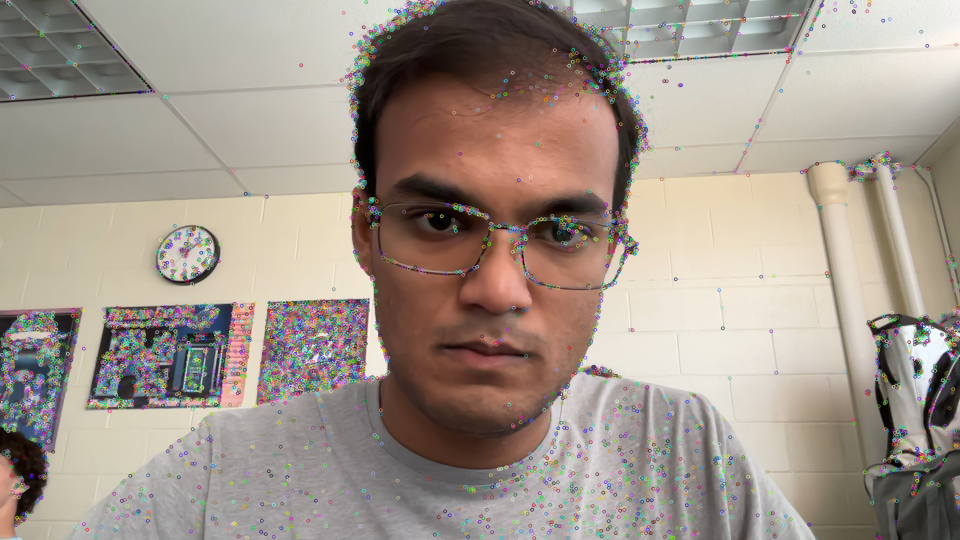
#> input picture fast_true.png, 1920 x 1080 px, given in place of the camera (shown at 1/2 size)
$ python vis2.py
#> lines starting #> are read from the running program, lines starting #| are printed output that depends on the picture; after the words box and inside, x2 and y2 are one past the last pixel; in counts of white or black regions, pixels touching at a corner belong together
import cv2
import numpy as np
import time
from collections import deque


class VisualOdometry:
    def __init__(
        self,
        max_corners=500,
        quality_level=0.3,
        min_distance=7,
        block_size=7,
        win_size=(100, 100),
        max_level=8,
        criteria=(cv2.TERM_CRITERIA_EPS | cv2.TERM_CRITERIA_COUNT, 10, 0.03),
        motion_scale=0.2,
    ):
        # Parameters for Shi-Tomasi corner detection
        self.feature_params = dict(
            maxCorners=max_corners,
            qualityLevel=quality_level,
            minDistance=min_distance,
            blockSize=block_size,
        )
        # Parameters for Lucas-Kanade optical flow
        self.lk_params = dict(
            winSize=win_size,
            maxLevel=max_level,
            criteria=criteria,
        )

        self.motion_scale = motion_scale
        self.prev_gray = None
        self.prev_points = None
        self.position = np.zeros(2, dtype=float)

    def reset_features(self, gray_frame):
        """Reinitialize feature points on the given grayscale frame."""
        self.prev_points = cv2.goodFeaturesToTrack(gray_frame, mask=None, **self.feature_params)

    def process(self, frame):
        """
        Process a frame to update the position estimate.

        Args:
            frame (np.ndarray): BGR or grayscale image.

        Returns:
            np.ndarray: Current x,y position.
            np.ndarray: Last computed velocity vector.
            dict: Additional visualization data
        """
        # Ensure grayscale
        gray = frame if frame.ndim == 2 else cv2.cvtColor(frame, cv2.COLOR_BGR2GRAY)

        # First-time initialization
        if self.prev_gray is None:
            self.prev_gray = gray
            self.reset_features(gray)
            return self.position.copy(), np.zeros(2), {'points': None}

        velocity = np.zeros(2)
        viz_data = {'points': None}

        if self.prev_points is None or len(self.prev_points) == 0:
            self.reset_features(gray)
        else:
            # Track features
            next_pts, status, _ = cv2.calcOpticalFlowPyrLK(
                self.prev_gray, gray, self.prev_points, None, **self.lk_params
            )
            if next_pts is not None and status is not None:
                # Flatten points to shape (N,2)
                mask = status.flatten() == 1
                good_old = self.prev_points[mask].reshape(-1, 2)
                good_new = next_pts[mask].reshape(-1, 2)

                # Store points for visualization
                viz_data['points'] = (good_old, good_new)

                if good_new.size and good_old.size:
                    motion = good_new - good_old
                    # Compute robust velocity
                    vel = (
                        np.median(motion, axis=0)
                        if len(motion) >= 5
                        else np.mean(motion, axis=0)
                    )
                    # Negative because camera moves opposite to scene motion
                    velocity = vel
                    self.position -= velocity * self.motion_scale

                # Refresh or continue tracking
                if len(good_new) > 10:
                    self.prev_points = good_new.reshape(-1, 1, 2)
                else:
                    self.reset_features(gray)
            else:
                self.reset_features(gray)

        self.prev_gray = gray
        return self.position.copy(), velocity, viz_data


def main():
    cap = cv2.VideoCapture(0)
    vo = VisualOdometry(motion_scale=0.2)

    # Optional: tailor capture properties
    cap.set(cv2.CAP_PROP_FPS, 60)
    cap.set(cv2.CAP_PROP_FRAME_WIDTH, 640)
    cap.set(cv2.CAP_PROP_FRAME_HEIGHT, 480)

    # Path visualization
    path_length = 500  # Store last N positions
    path = deque(maxlen=path_length)

    # For map visualization
    map_size = 400
    map_scale = 2  # Pixels per unit of movement
    map_center = (map_size // 2, map_size // 2)

    # For performance tracking
    start_time = time.time()
    prev_time = start_time
    fps_history = deque(maxlen=30)

    try:
        while True:
            ret, frame = cap.read()
#> frame is the input picture: shape (1080, 1920, 3); mean B, G, R 139.3, 149.4, 161
            if not ret:
                break

            # Process frame
            current_time = time.time()
            position, velocity, viz_data = vo.process(frame)
#> in process, `gray = frame if frame.ndim == 2 else cv2.cvtColor(frame, cv2.COLOR_BGR..`:
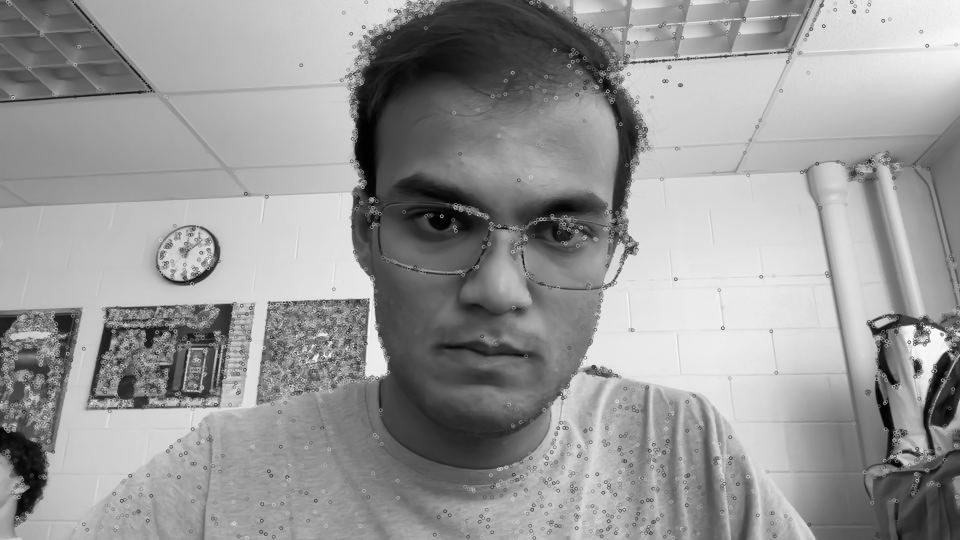
#> gray: shape (1080, 1920) (shown at 1/2 size); min 0, max 255, mean 151.7
#> in reset_features, `self.prev_points = cv2.goodFeaturesToTrack(gray_frame, mask=None, **se..`: self.prev_points = 229 rows, first 8: [884, 431], [1216, 181], [1884, 759], [1446, 657], [1648, 53], [1853, 90], [1819, 684], [1765, 41]
#> position = [0, 0]; velocity = [0, 0]; viz_data = 1 item
            dt = current_time - prev_time
            fps_history.append(1/dt if dt > 0 else 0)
            prev_time = current_time

            # Reset position if less than 3 seconds have passed (stabilization)
            if current_time - start_time < 3:
                vo.position = np.zeros(2)
                path.clear()

            # Add current position to path
            path.append(position.copy())

            # Create visualization output
            output_frame = frame.copy()

            # Draw optical flow
            if viz_data['points'] is not None:
                good_old, good_new = viz_data['points']
                for i, (old, new) in enumerate(zip(good_old, good_new)):
                    a, b = old.astype(int)
                    c, d = new.astype(int)
                    # Draw flow lines
                    cv2.line(output_frame, (a, b), (c, d), (0, 255, 0), 2)
                    # Draw current points
                    cv2.circle(output_frame, (c, d), 3, (0, 0, 255), -1)

            # Create trajectory map
            map_img = np.ones((map_size, map_size, 3), dtype=np.uint8) * 255

            # Draw grid lines
            grid_step = 20
            for i in range(0, map_size, grid_step):
                cv2.line(map_img, (0, i), (map_size-1, i), (220, 220, 220), 1)
                cv2.line(map_img, (i, 0), (i, map_size-1), (220, 220, 220), 1)

            # Draw center cross
            cv2.line(map_img, (map_center[0], map_center[1]-10), (map_center[0], map_center[1]+10), (0, 0, 0), 2)
            cv2.line(map_img, (map_center[0]-10, map_center[1]), (map_center[0]+10, map_center[1]), (0, 0, 0), 2)

            # Draw path
            if len(path) > 1:
                for i in range(1, len(path)):
                    pt1 = (
                        int(map_center[0] + path[i-1][0] * map_scale),
                        int(map_center[1] + path[i-1][1] * map_scale)
                    )
                    pt2 = (
                        int(map_center[0] + path[i][0] * map_scale),
                        int(map_center[1] + path[i][1] * map_scale)
                    )
                    # Draw path with gradient color (older=blue, newer=red)
                    color_factor = i / len(path)
                    color = (
                        int(255 * (1 - color_factor)),  # Blue component
                        0,                              # Green component
                        int(255 * color_factor)         # Red component
                    )
                    cv2.line(map_img, pt1, pt2, color, 2)

            # Draw current position marker
            current_pos = (
                int(map_center[0] + position[0] * map_scale),
                int(map_center[1] + position[1] * map_scale)
            )
#> current_pos = (200, 200)
            cv2.circle(map_img, current_pos, 5, (0, 0, 255), -1)
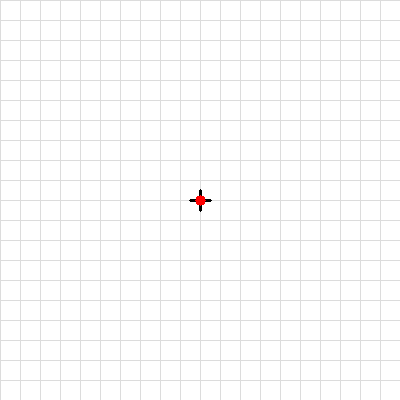
#> map_img: shape (400, 400, 3); mean of channels 0, 1, 2 251.4, 251.4, 251.5; drawn as B, G, R

            # Display position and velocity text
            avg_fps = sum(fps_history) / len(fps_history) if fps_history else 0
            info_text = [
                f"Position: ({position[0]:.2f}, {position[1]:.2f})",
                f"Velocity: ({velocity[0]:.2f}, {velocity[1]:.2f})",
                f"FPS: {avg_fps:.1f}"
            ]
#> info_text = ['Position: (0.00, 0.00)', 'Velocity: (0.00, 0.00)', 'FPS: 4.5']

            # Resize map to fit in display
            map_display = cv2.resize(map_img, (output_frame.shape[1] // 3, output_frame.shape[0] // 3))
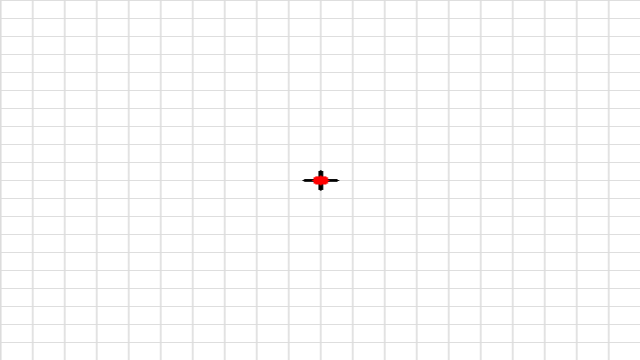
#> map_display: shape (360, 640, 3); mean of channels 0, 1, 2 251.3, 251.3, 251.4; drawn as B, G, R

            # Overlay map on bottom right
            h, w = map_display.shape[:2]
#> h = 360; w = 640
            output_frame[output_frame.shape[0]-h:, output_frame.shape[1]-w:] = map_display
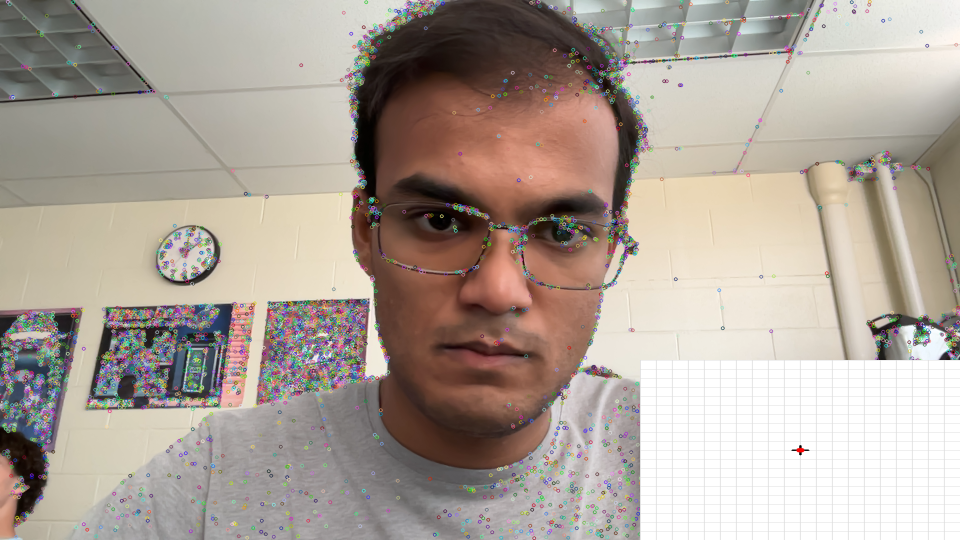
#> output_frame: shape (1080, 1920, 3) (shown at 1/2 size); 11.11% of pixels changed, all inside (x1, y1, x2, y2) = (1280, 720, 1920, 1080)

            # Add text information
            for i, text in enumerate(info_text):
                cv2.putText(
                    output_frame, text, (10, 30 + i*25),
                    cv2.FONT_HERSHEY_SIMPLEX, 0.7, (0, 0, 255), 2
                )
#> this loop made 3 passes
#> text on passes 1 to 3: 'Position: (0.00, 0.00)', 'Velocity: (0.00, 0.00)', 'FPS: 4.5'
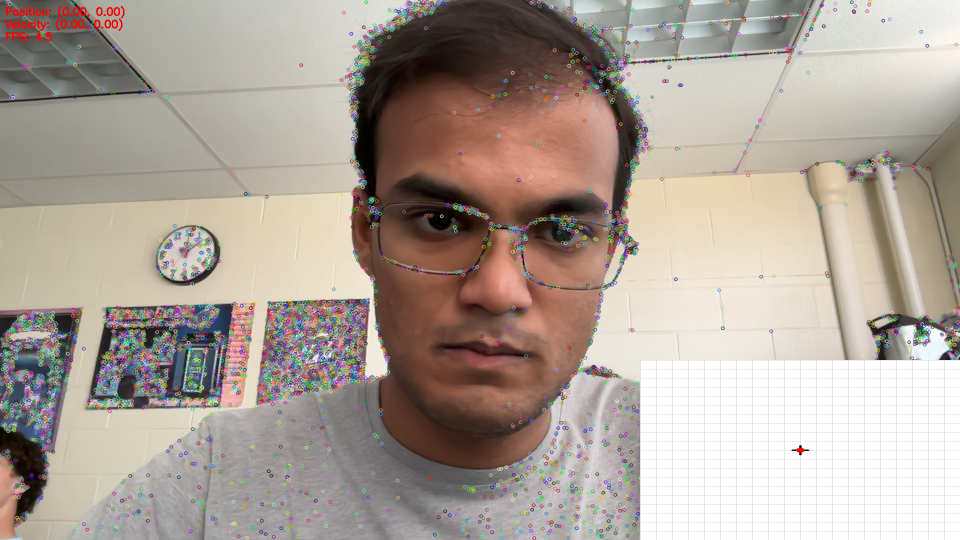
#> output_frame: shape (1080, 1920, 3) (shown at 1/2 size); 0.18% of pixels changed, all inside (x1, y1, x2, y2) = (10, 12, 249, 82)

            # Show output
            cv2.imshow("Visual Odometry", output_frame)

            # Break on ESC key
            if cv2.waitKey(1) & 0xFF == 27:
#> (key Esc is pressed here)
                break
    finally:
        cap.release()
        cv2.destroyAllWindows()


if __name__ == '__main__':
    main()
